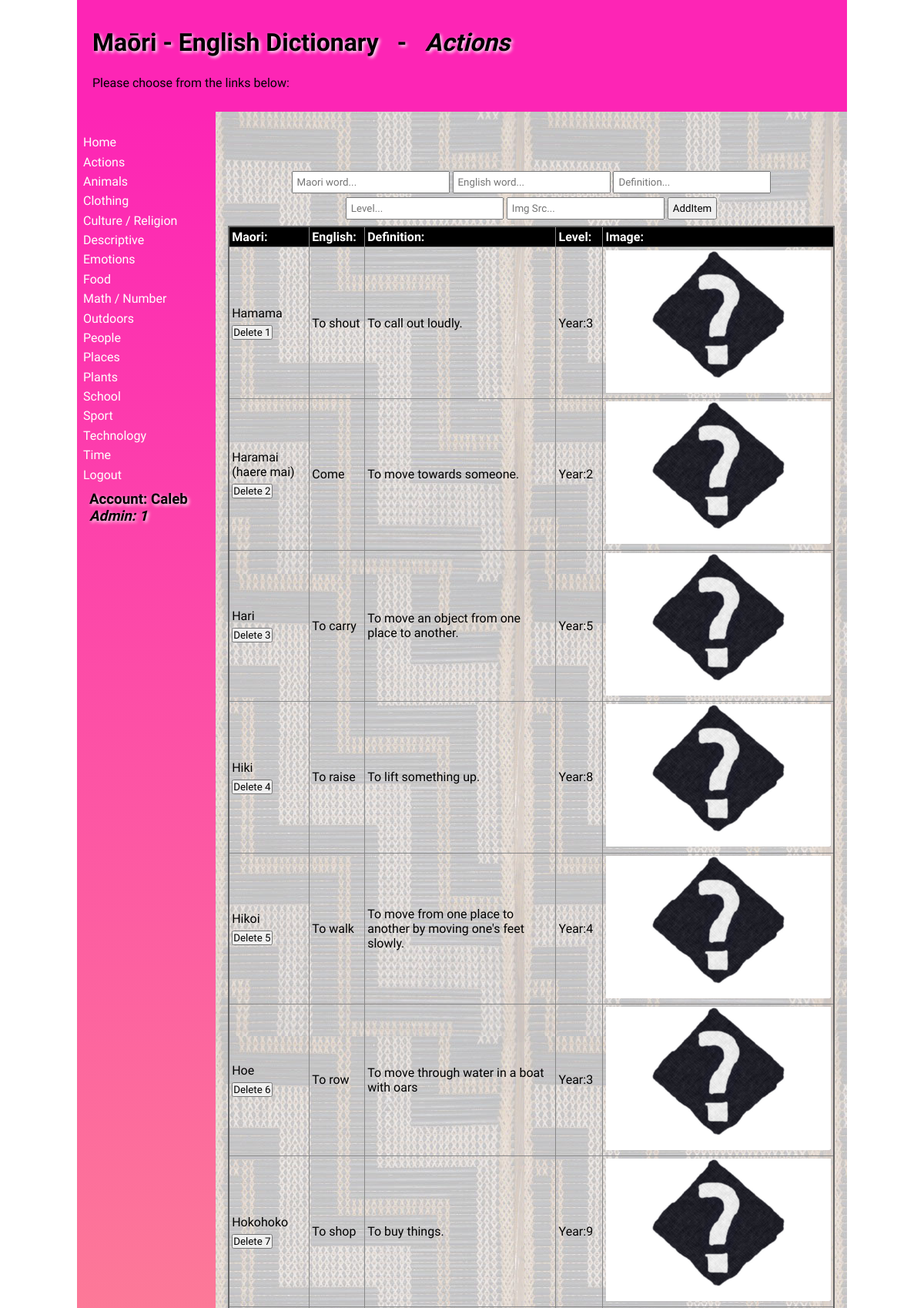
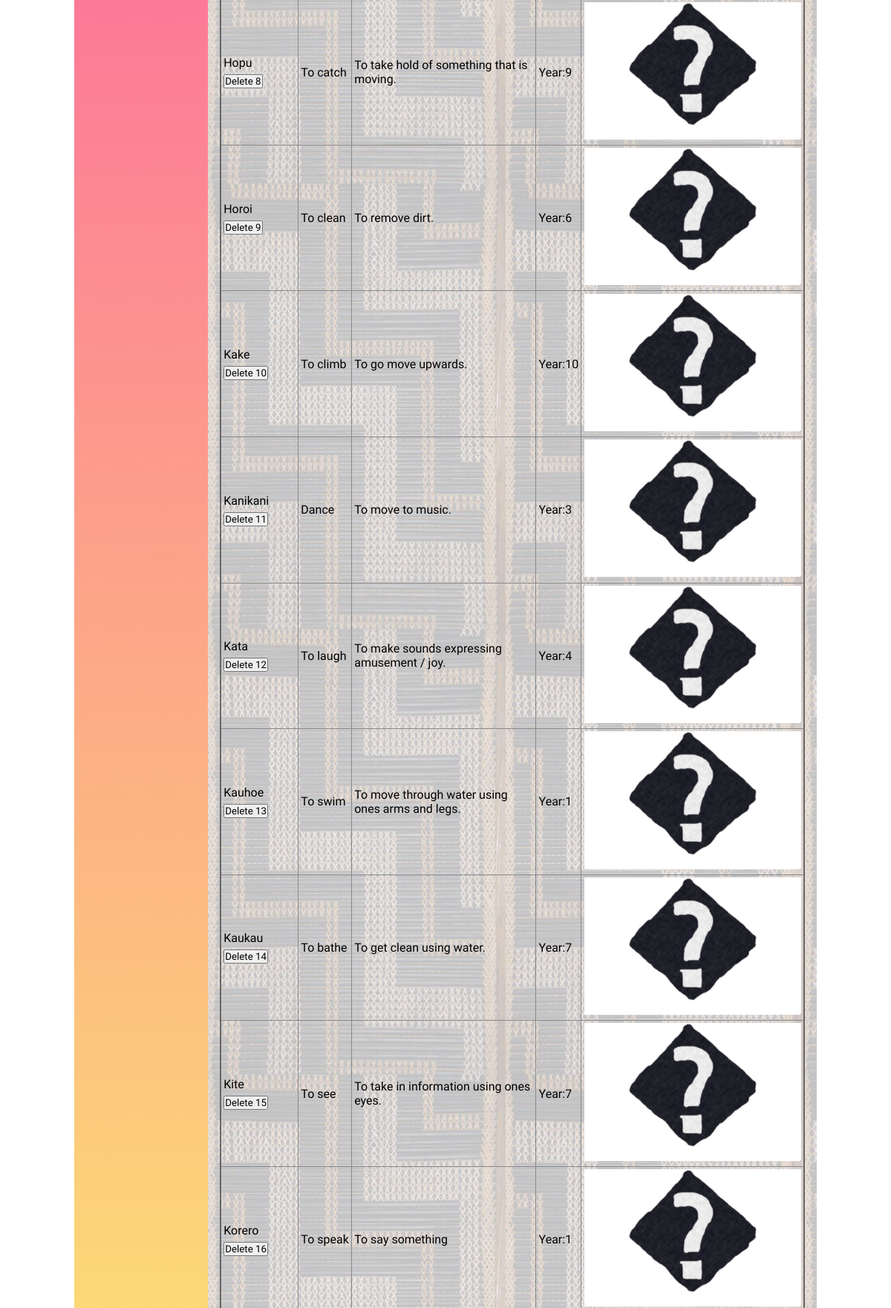
Screenshot of /main/Actions (signed in, upper part) with the database file from the repository (2 pictures, top to bottom).
### tables this page shows
CREATE TABLE categories
(
	id integer /*autoincrement needs PK*/,
	category varchar(30)
, link varchar(30));

CREATE TABLE "dictionary"
(
	id integer
		constraint dictionary_pk
			primary key autoincrement,
	maori varchar(30),
	english varchar(30),
	category varchar(30),
	definition varchar(60),
	level integer
);

### app.py (the view, shortened to what this page needs)
@app.route('/main/<category>', methods=['GET', 'POST'])
def render_menu_page(category):
    current_category = category.replace("&", " / ").capitalize()
    print(current_category)
    return render_template("main.html", table=get_dictionary(), categories=get_categories(),
                           current=current_category, logged_in=is_logged_in(),
                           name=session.get('first_name'), admin=session.get('admin'))

### app.py (called while the page is built)
def create_connection(db_file):
    try:
        connection = sqlite3.connect(db_file)
        print(connection)
        return connection
    except Error as e:
        print(e)
    return None

def get_dictionary():
    con = create_connection(DB_NAME)
    query = "SELECT id, maori, english, category, definition, level FROM dictionary"
    cur = con.cursor()
    cur.execute(query)
    table = cur.fetchall()
    con.close()
    return table

def get_categories():
    con = create_connection(DB_NAME)
    query = "SELECT category, link FROM categories"
    cur = con.cursor()
    cur.execute(query)
    categories_table = cur.fetchall()
    con.close()
    return categories_table

def is_logged_in():
    if session.get('email') is None:
        print("Currently not logged in")
        return False
    else:
        print("Currently logged in")
        return True

### templates/main.html (shortened to what this page needs)
{% extends "base.html" %}
{% block heading %}Maōri - English Dictionary &#160;&#160;-&#160;&#160; <em>{{current}}</em>{% endblock %}
{% block main %}
<div class="table">
    <table>
        <tr>
            <th>Maori:</th>
            <th>English:</th>
            <th>Definition:</th>
            <th>Level:</th>
            <th>Image:</th>
        </tr>
        {% for items in table %}
            {% if items[3].capitalize() == current: %}
                <tr>
                    <td>{{items[1].capitalize()}}
                        {% if admin == 1: %} <form class="myform" method="POST">
                            <input type="submit" name="button" value="Delete {{items[0]}}"/>
                        </form> {% endif %}
                    </td>
                    <td>{{items[2].capitalize()}} </td>
                    <td>{{items[4].capitalize()}}</td>
                    <td>Year:{{items[5]}}</td>
                    <td><img id="img" src="/static/images/{{ items[2] }}.jpg" alt="Not Found"
                             onerror=this.src="/static/images/null.jpg"></td>
                </tr>
            {% endif %}
        {% endfor %}
        {% if admin == 1: %}
        <form class="myform" method="POST">
            <div class="button-group">
                <label><input name="maori" placeholder="Maori word..."></label>
                <label><input name="english" placeholder="English word..."></label>
                <label><input name="definition" placeholder="Definition..."></label>
                <label><input type="number" name="level" placeholder="Level..."></label>
                <label><input name="image" placeholder="Img Src..."></label>
                <label><input type="submit" name="button" value="AddItem"></label>
            </div>
        </form>
        {% endif %}
    </table>
</div>
{% endblock %}

### templates/base.html (shortened to what this page needs)
<!doctype html>
<html lang="en">
<head>
	<link href="{{ url_for('static', filename='css/style.css') }}" rel="stylesheet">
</head>
<body>
	<div id="container">
		<header>
			<div class="header">
				<h1>{% block heading %}{% endblock %}</h1>
				<p>Please choose from the links below:</p>
			</div>
		</header>
		<nav>
			<ul>
				<li><a href="\">Home</a></li>
				{% for category, link in categories %}
				<li><a href="\main\{{ link }}">{{ category }}</a></li>
        		{% endfor %}
				{% if logged_in: %}
					<li><a href="\logout">Logout</a></li>
					<h3>Account: {{ name }} <em>Admin: {{ admin }}</em></h3>
				{% else: %}
					<li><a href="\login">Login</a></li>
					<span></span>
					<h3>Not logged in.</h3>
				{% endif %}
			</ul>
		</nav>
		<main>
            {% block main %}{% endblock %}
        </main>
	</div>
</body>
</html>

### static/css/style.css (style rules this page uses)
* { font-family: Comfortaa, sans-serif; margin: 0; padding: 0; box-sizing: border-box; }
#container { display: grid; grid-template-columns: 75px auto; grid-template-areas: 'nav header' 'main main' 'footer footer'; }
header { display: flex; flex-wrap: wrap; padding:20px; grid-area: header; background-color: #fd25b5; }
nav { grid-area: nav; }
main { grid-area: main; padding: 1rem; background-color: #edd; }
h1, h2 { padding: 1rem 0; font-family: 'Suez One', serif; color: #000; text-shadow: 2px 2px 4px #fff; }
h3, h4 { padding: 0.5rem; font-family: 'Suez One', serif; color: #000; text-shadow: 2px 2px 4px #fff; }
p { padding: 0.5rem 0; }
a { color: #222; }
img { width: 100%; }
table { width: 100%; border: 2px solid #666; border-collapse: collapse; }
th, td { border: 1px solid #888; padding: 0.2rem; text-align: left; }
th { background-color: #000; color: #fff; }
.myform { margin: auto; padding-top: 5px; }
.button-group { margin-top: 3rem; text-align: center; padding: 8px; }
.button-group input { margin-top: 5px; padding: 5px; }
@media only screen and (min-width: 768px) { #container { grid-template-columns: 180px auto; grid-template-areas: 'header header' 'nav main' 'footer footer'; } }
@media only screen and (min-width: 768px) { nav { background: linear-gradient(180deg, rgb(253, 37, 181) 0%, rgb(252, 255, 105) 50%, rgb(98, 28, 250) 100%); padding: 0.5rem; } }
@media only screen and (min-width: 768px) { nav ul { list-style: none; } }
@media only screen and (min-width: 768px) { nav li { padding: 0.2rem 0; } }
@media only screen and (min-width: 768px) { nav a { color: #fff; text-decoration: none; } }
@media only screen and (min-width: 768px) { main { background-image: url('/static/images/poutama.jpg'); } }
@media only screen and (min-width: 1000px) { #container { width: 1000px; margin: auto; } }

### rows the page displays
categories: category "Actions"
categories: category "Animals"
categories: category "Clothing"
categories: category "Culture / Religion"
categories: category "Descriptive"
categories: category "Emotions"
categories: category "Food"
categories: category "Math / Number"
categories: category "Outdoors"
categories: category "People"
categories: category "Places"
categories: category "Plants"
categories: category "School"
categories: category "Sport"
categories: category "Technology"
categories: category "Time"
dictionary: maori "Hamama", button "Delete 1", english "To shout", definition "To call out loudly.", level "3"
dictionary: maori "Haramai (haere mai)", button "Delete 2", english "Come", definition "To move towards someone.", level "2"
dictionary: maori "Hari", button "Delete 3", english "To carry", definition "To move an object from one place to another.", level "5"
dictionary: maori "Hiki", button "Delete 4", english "To raise", definition "To lift something up.", level "8"
dictionary: maori "Hikoi", button "Delete 5", english "To walk", definition "To move from one place to another by moving one's feet slowly.", level "4"
dictionary: maori "Hoe", button "Delete 6", english "To row", definition "To move through water in a boat with oars", level "3"
dictionary: maori "Hokohoko", button "Delete 7", english "To shop", definition "To buy things.", level "9"
dictionary: maori "Hopu", button "Delete 8", english "To catch", definition "To take hold of something that is moving.", level "9"
dictionary: maori "Horoi", button "Delete 9", english "To clean", definition "To remove dirt.", level "6"
dictionary: maori "Kake", button "Delete 10", english "To climb", definition "To go move upwards.", level "10"
dictionary: maori "Kanikani", button "Delete 11", english "Dance", definition "To move to music.", level "3"
dictionary: maori "Kata", button "Delete 12", english "To laugh", definition "To make sounds expressing amusement / joy.", level "4"
dictionary: maori "Kauhoe", button "Delete 13", english "To swim", definition "To move through water using ones arms and legs.", level "1"
dictionary: maori "Kaukau", button "Delete 14", english "To bathe", definition "To get clean using water.", level "7"
dictionary: maori "Kite", button "Delete 15", english "To see", definition "To take in information using ones eyes.", level "7"
dictionary: maori "Korero", button "Delete 16", english "To speak", definition "To say something", level "1"

### other values shown
{{ current }} "Actions"
{{ name }} "Caleb"
{{ admin }} "1"
